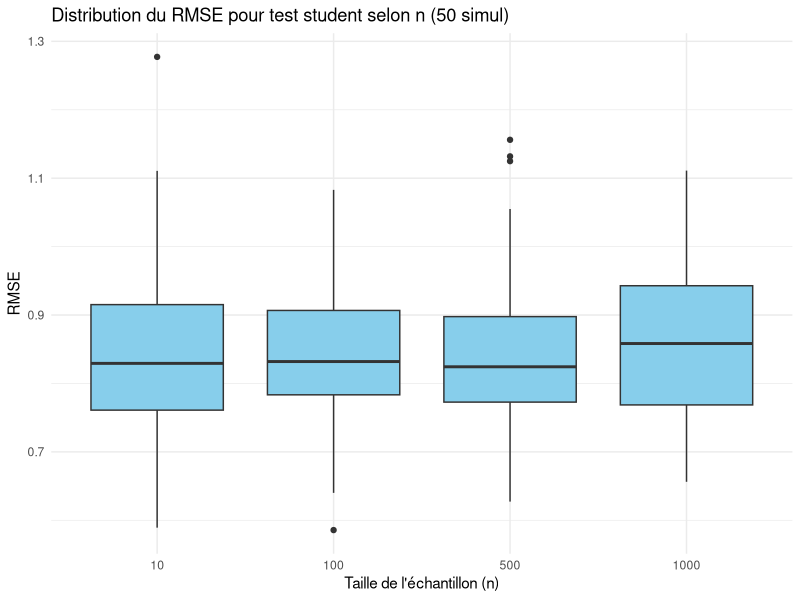
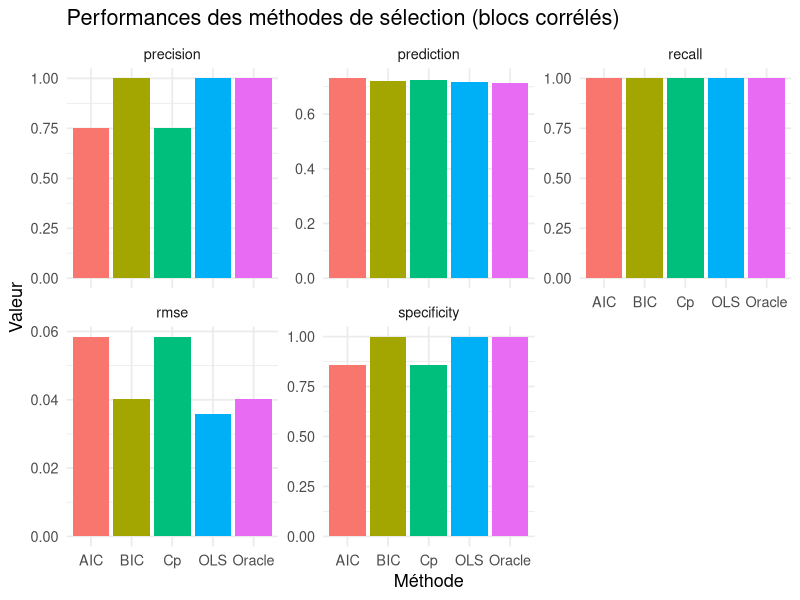

R code for these plots, in order:
## ---- chunk 1
knitr::opts_chunk$set(echo = TRUE, message = FALSE, warning = FALSE)
library(leaps)
library(MASS)
library(tibble)
library(ggplot2)
library(tidyr)
## ---- chunk 2
getBestSubsetCp <- function(X, y) {
  # Conversion en data frame si nécessaire
  data <- as.data.frame(cbind(y, X))
  colnames(data)[1] <- "y"
  
  # Recherche exhaustive avec regsubsets
  regfit <- regsubsets(y ~ ., data = data, nvmax = ncol(X), method = "exhaustive")
  
  # Récupération du résumé
  reg_summary <- summary(regfit)
  
  # Sélection du meilleur modèle selon Cp
  best_model_idx <- which.min(reg_summary$cp)
  
  # Variables sélectionnées
  selected_vars <- reg_summary$which[best_model_idx, -1]  # -1 pour enlever l'intercept
  
  # Estimation des coefficients pour le modèle sélectionné
  p <- ncol(X)
  beta <- rep(0, p)
  
  if (sum(selected_vars) > 0) {
    X_selected <- X[, selected_vars, drop = FALSE]
    model <- lm(y ~ X_selected)
    beta[selected_vars] <- coef(model)[-1]  # -1 pour enlever l'intercept
  }
  
  return(beta)
}
## ---- chunk 3
getStepwiseAIC <- function(X, y) {
  # Assurer que X a des noms de colonnes
  if (is.null(colnames(X))) {
    colnames(X) <- paste0("V", 1:ncol(X))
  }
  
  data <- as.data.frame(cbind(y, X))
  colnames(data)[1] <- "y"
  
  model_init <- lm(y ~ 1, data = data)
  model_full <- lm(y ~ ., data = data)
  
  model_step <- step(model_init, 
                     scope = list(lower = model_init, upper = model_full),
                     direction = "forward",
                     k = 2,
                     trace = 0)
  
  p <- ncol(X)
  beta <- rep(0, p + 1)
  names(beta) <- c("Intercept", colnames(X))
  
  coefs_all <- coef(model_step)
  beta[1] <- coefs_all[1]  # intercept
  
  if (length(coefs_all) > 1) {
    var_names <- names(coefs_all)[-1]
    var_indices <- match(var_names, colnames(X))
    beta[var_indices + 1] <- coefs_all[-1]
  }
  
  return(beta)
}
## ---- chunk 4
getStepwiseBIC <- function(X, y) {

  if (is.null(colnames(X))) {
    colnames(X) <- paste0("V", 1:ncol(X))
  }
  
  data <- as.data.frame(cbind(y, X))
  colnames(data)[1] <- "y"
  
  model_init <- lm(y ~ 1, data = data)
  model_full <- lm(y ~ ., data = data)
  
  n <- length(y)
  model_step <- step(model_init, 
                     scope = list(lower = model_init, upper = model_full),
                     direction = "backward",
                     k = log(n),
                     trace = 0)
  
  p <- ncol(X)
  beta <- rep(0, p + 1)
  names(beta) <- c("Intercept", colnames(X))
  
  coefs_all <- coef(model_step)
  beta[1] <- coefs_all[1]
  
  if (length(coefs_all) > 1) {
    var_names <- names(coefs_all)[-1]
    var_indices <- match(var_names, colnames(X))
    beta[var_indices + 1] <- coefs_all[-1]
  }
  
  return(beta)
}
## ---- chunk 5
getOLS <- function(X, y, alpha = 0.05) {
  # Moindres carrés ordinaires avec test de significativité
  # alpha : seuil de significativité (défaut 5%)
  
  # Assurer que X a des noms de colonnes
  if (is.null(colnames(X))) {
    colnames(X) <- paste0("V", 1:ncol(X))
  }
  
  model <- lm(y ~ X)
  model_summary <- summary(model)
  
  # Récupération des p-values
  p_values <- model_summary$coefficients[, "Pr(>|t|)"]
  
  # Initialisation de beta
  p <- ncol(X)
  beta <- rep(0, p + 1)
  names(beta) <- c("Intercept", colnames(X))
  
  # L'intercept est toujours gardé
  beta[1] <- coef(model)[1]
  
  # Garder seulement les coefficients significatifs
  for (i in 2:length(p_values)) {
    if (p_values[i] < alpha) {
      beta[i] <- coef(model)[i]
    }
  }
  
  return(beta)
}
## ---- chunk 6
getOracleOLS <- function(X, y, S_star) {
  # Moindres carrés oracle avec le vrai support S_star
  # S_star est un vecteur logique ou d'indices indiquant les vraies variables
  p <- ncol(X)
  beta <- rep(0, p)
  
  if (sum(S_star) > 0) {
    X_oracle <- X[, S_star, drop = FALSE]
    model <- lm(y ~ X_oracle)
    beta[S_star] <- coef(model)[-1]
  }
  
  return(beta)
}
## ---- chunk 7
generate.lm <- function(n.train, p, p0, sigma2, n.test = 10 * n.train) {
  # Génération des indices apprentissage / test
  n <- n.train + n.test
  train <- 1:n.train
  test <- (n.train + 1):n
  
  # Vrai vecteur de coefficients
  beta <- numeric(p)
  S.star <- sample(1:p, p0)  # vrai support S*
  beta[S.star] <- runif(p0, 1, 2) * sample(c(-1, 1), p0, replace = TRUE)
  
  # Génération des prédicteurs et du bruit
  X <- matrix(rnorm(n * p), n, p)
  noise <- rnorm(n, sd = sqrt(sigma2))
  
  # Génération des réponses
  y <- X %*% beta + noise
  
  list(
    y = y,
    X = X,
    beta = beta,
    sigma2 = sigma2,
    train = train,
    test = test,
    S.star = S.star
  )
}

## ---- chunk 8
set.seed(123)
data.sim <- generate.lm(n.train = 100, p = 10, p0 = 3, sigma2 = 0.5)

# Récupération des objets
X <- data.sim$X
y <- data.sim$y
beta_true <- data.sim$beta
S_star <- data.sim$S.star
train <- data.sim$train
test <- data.sim$test

# --- Application des différentes méthodes ---
beta_cp <- getBestSubsetCp(X[train, ], y[train])
beta_aic_step <- getStepwiseAIC(X[train, ], y[train])
beta_bic_step <- getStepwiseBIC(X[train, ], y[train])
beta_ols <- getOLS(X[train, ], y[train])
beta_oracle <- getOracleOLS(X[train, ], y[train], S_star)

# --- Affichage des résultats ---
cat("\nVrai beta:\n")
print(round(beta_true, 3))

cat("\nBest Subset (Cp):\n")
print(round(beta_cp, 3))

cat("\nStepwise AIC:\n")
print(round(beta_aic_step, 3))

cat("\nStepwise BIC:\n")
print(round(beta_bic_step, 3))

cat("\nOLS (complet):\n")
print(round(beta_ols, 3))

cat("\nOracle OLS:\n")
print(round(beta_oracle, 3))


library(tibble)
## ---- chunk 9
getPerformance <- function(X_test, y_test, beta, beta.star) {
  
  nzero <- which(beta != 0)
  zero  <- which(beta == 0)
  
  true.nzero <- which(beta.star != 0)
  true.zero  <- which(beta.star == 0)
  
  TP <- sum(nzero %in% true.nzero)
  TN <- sum(zero %in%  true.zero)
  FP <- sum(nzero %in% true.zero)
  FN <- sum(zero %in%  true.nzero)
  
  recall       <- TP / (TP + FN)       # sensibilité
  specificity  <- TN / (FP + TN)       # spécificité
  precision    <- TP / (TP + FP)       # précision
  
  recall[TP + FN == 0] <- NA
  specificity[TN + FP == 0] <- NA
  precision[TP + FP == 0] <- NA
  
  rmse <- sqrt(mean((beta - beta.star)^2, na.rm = TRUE))
  rerr <- sqrt(mean((y_test - X_test %*% beta)^2))
  
  res <- round(c(precision, recall, specificity, rmse, rerr), 4)
  res[is.nan(res)] <- 0
  names(res) <- c("precision", "recall", "specificity", "rmse", "prediction")
  return(res)
}

getPerformance(data.sim$X, data.sim$y, data.sim$beta, beta_cp)
getPerformance(data.sim$X, data.sim$y, data.sim$beta, unname(beta_aic_step[-1]))
getPerformance(data.sim$X, data.sim$y, data.sim$beta, unname(beta_bic_step[-1]))
getPerformance(data.sim$X, data.sim$y, data.sim$beta, unname(beta_ols[-1]))

## ---- chunk 10
set.seed(123)
p <- 10
n_values <- c(10, 100, 500, 1000)
n_sim <- 50
p0 <- 3      
sigma2 <- 0.5


rmse_list <- list()

for (n_train in n_values) {
  rmse_tmp <- numeric(n_sim)
  
  for (i in 1:n_sim) {
   
    data.sim <- generate.lm(n.train = n_train, p = p, p0 = p0, sigma2 = sigma2)
    X <- data.sim$X
    y <- data.sim$y
    beta_true <- data.sim$beta
    train <- data.sim$train
    

    beta_est <- getStepwiseBIC(X[train, ], y[train])
    

    perf <- getPerformance(X, y, beta_true, beta_est)
    rmse_tmp[i] <- perf["rmse"]
  }
  
  rmse_list[[as.character(n_train)]] <- rmse_tmp
}


rmse_df <- do.call(rbind,
                   lapply(names(rmse_list), function(n_train) {
                     data.frame(n_train = as.factor(n_train),
                                rmse = rmse_list[[n_train]])
                   }))
## ---- chunk 11
ggplot(rmse_df, aes(x = n_train, y = rmse)) +
  geom_boxplot(fill = "skyblue") +
  labs(x = "Taille de l'échantillon (n)", y = "RMSE", 
       title = "Distribution du RMSE pour test student selon n (50 simul)") +
  theme_minimal()
## ---- chunk 12
split_p_in_K_blocks <- function(p, K) {
  sizes <- rep(floor(p / K), K)
  remainder <- p %% K
  if (remainder > 0) sizes[1:remainder] <- sizes[1:remainder] + 1
  idx <- vector("list", K); start <- 1
  for (k in seq_len(K)) {
    end <- start + sizes[k] - 1
    idx[[k]] <- seq.int(start, end)
    start <- end + 1
  }
  list(idxs = idx, sizes = sizes)
}

equicorr_matrix <- function(m, rho) {
  if (m == 1) return(matrix(1, 1, 1))
  M <- matrix(rho, nrow = m, ncol = m); diag(M) <- 1
  M
}

clip_rho_for_block <- function(m, rho, eps = 1e-10) {
  if (m <= 1) return(rho)
  lower <- -1 / (m - 1) + eps
  upper <- 1 - eps
  min(max(rho, lower), upper)
}

gen_block_X <- function(n, m, rho_active) {
  rho_safe <- clip_rho_for_block(m, rho_active)
  Sigma_block <- equicorr_matrix(m, rho_safe)
  R <- chol(Sigma_block + 1e-12 * diag(m))
  Z <- matrix(rnorm(n * m), nrow = n, ncol = m)
  X_block <- Z %*% R
  list(X_block = X_block, Sigma_block = Sigma_block)
}

.generate_once_bloc <- function(n, p, K0, sigma2, rho, K,
                                active_idx = NULL, s_per_block = 1, beta_val = 1) {
  rho_vec <- if (length(rho) == 1) rep(rho, K) else rho
  if (is.null(active_idx)) active_idx <- if (K0 > 0) seq_len(K0)
  
  parts <- split_p_in_K_blocks(p, K)
  idx_blocks <- parts$idxs
  
  X <- matrix(NA, nrow = n, ncol = p)
  Sigma_X <- matrix(0, nrow = p, ncol = p)
  
  for (k in seq_len(K)) {
    cols <- idx_blocks[[k]]
    m <- length(cols)
    rho_k <- if (k %in% active_idx) rho_vec[k] else 0
    gb <- gen_block_X(n, m, rho_k)
    X[, cols] <- gb$X_block
    Sigma_X[cols, cols] <- gb$Sigma_block
  }
  
  beta <- rep(0, p)
  if (K0 > 0) {
    for (k in active_idx) {
      cols <- idx_blocks[[k]]
      s_use <- min(s_per_block, length(cols))
      beta[cols[seq_len(s_use)]] <- beta_val
    }
  }
  
  eps <- rnorm(n, mean = 0, sd = sqrt(sigma2))
  y <- as.numeric(X %*% beta + eps)
  list(X = X, y = y, beta = beta, Sigma = Sigma_X,
       blocks = idx_blocks, active_blocks = active_idx)
}

generate.lm.bloc <- function(n.train, p, K0, sigma2, rho, K,
                             n.test = 10 * n.train,
                             seed = NULL,
                             s_per_block = 1,
                             beta_val = 1) {
  if (!is.null(seed)) set.seed(seed)
  train <- .generate_once_bloc(n = n.train, p = p, K0 = K0,
                               sigma2 = sigma2, rho = rho, K = K,
                               s_per_block = s_per_block, beta_val = beta_val)
  test <- .generate_once_bloc(n = n.test, p = p, K0 = K0,
                              sigma2 = sigma2, rho = rho, K = K,
                              active_idx = train$active_blocks,
                              s_per_block = s_per_block, beta_val = beta_val)
  test$beta <- train$beta
  list(train = train, test = test, beta = train$beta)
}

# --- Simulation ---
set.seed(123)
data.sim <- generate.lm.bloc(n.train = 100, p = 10, K0 = 3, sigma2 = 0.5, rho = 0.6, K = 10)
Xtr <- data.sim$train$X; ytr <- as.numeric(data.sim$train$y)
Xte <- data.sim$test$X;  yte <- as.numeric(data.sim$test$y)
beta_true <- data.sim$beta
S_star    <- which(beta_true != 0)
## ---- chunk 13

getBestSubsetCp <- function(X, y) {
  if (is.null(colnames(X))) colnames(X) <- paste0("V", 1:ncol(X))
  data <- data.frame(y = as.numeric(y), X)
  regfit <- leaps::regsubsets(y ~ ., data = data, nvmax = ncol(X), method = "exhaustive")
  reg_summary <- summary(regfit)
  best_model_idx <- which.min(reg_summary$cp)
  selected_vars <- reg_summary$which[best_model_idx, -1]  
  p <- ncol(X); beta <- rep(0, p)
  if (sum(selected_vars) > 0) {
    X_selected <- X[, selected_vars, drop = FALSE]
    df_sel <- data.frame(y = as.numeric(y), X_selected)
    fit <- lm(y ~ ., data = df_sel)
    beta[selected_vars] <- coef(fit)[-1]
  }
  beta
}


getStepwiseAIC <- function(X, y) {
  if (is.null(colnames(X))) colnames(X) <- paste0("V", 1:ncol(X))
  data <- data.frame(y = as.numeric(y), X)
  model_init <- lm(y ~ 1, data = data)
  model_full <- lm(y ~ ., data = data)
  model_step <- step(model_init,
                     scope = list(lower = model_init, upper = model_full),
                     direction = "forward",
                     k = 2, trace = 0)
  coef(model_step) 
}


getStepwiseBIC <- function(X, y) {
  if (is.null(colnames(X))) colnames(X) <- paste0("V", 1:ncol(X))
  data <- data.frame(y = as.numeric(y), X)
  model_init <- lm(y ~ 1, data = data)
  model_full <- lm(y ~ ., data = data)
  n <- length(y)
  model_step <- step(model_full,
                     scope = list(lower = model_init, upper = model_full),
                     direction = "backward",
                     k = log(n), trace = 0)
  coef(model_step)  
}


getOLS <- function(X, y, alpha = 0.05) {
  if (is.null(colnames(X))) colnames(X) <- paste0("V", 1:ncol(X))
  data <- data.frame(y = as.numeric(y), X)
  fit  <- lm(y ~ ., data = data)
  summ <- summary(fit)
  pvals <- summ$coefficients[, "Pr(>|t|)"]
  beta  <- rep(0, ncol(X) + 1)
  names(beta) <- c("Intercept", colnames(X))
  beta[1] <- coef(fit)[1]
  if (length(pvals) > 1) {
    keep <- which(pvals[-1] < alpha)
    if (length(keep) > 0) beta[keep + 1] <- coef(fit)[-1][keep]
  }
  beta 
}

getOracleOLS <- function(X, y, S_star) {
  p <- ncol(X); beta <- rep(0, p)
  if (length(S_star) > 0) {
    X_oracle <- X[, S_star, drop = FALSE]
    fit <- lm(y ~ X_oracle)
    beta[S_star] <- coef(fit)[-1]
  }
  beta
}


split_intercept <- function(beta_with_intercept) {
  list(
    intercept = as.numeric(beta_with_intercept[1]),
    beta      = beta_with_intercept[-1]
  )
}


align_beta_to_X <- function(beta_named, X) {
  p <- ncol(X)
  out <- numeric(p)
  cn <- colnames(X)
  if (is.null(cn)) cn <- paste0("V", seq_len(p))
  colnames(X) <- cn
  idx <- match(names(beta_named), cn)
  keep <- !is.na(idx)
  if (any(keep)) out[idx[keep]] <- as.numeric(beta_named[keep])
  out
}


getPerformance <- function(X_test, y_test,
                           beta_hat, beta_true,
                           intercept = 0, tol = 1e-12) {
  if (ncol(X_test) != length(beta_hat))
    stop("Dimensions incompatibles.")
  if (length(beta_true) != length(beta_hat))
    stop("beta_true et beta_hat doivent avoir la même longueur.")
  sel <- which(abs(beta_hat)  > tol)
  tru <- which(abs(beta_true) > tol)
  TP <- length(intersect(sel, tru))
  FP <- length(setdiff(sel, tru))
  FN <- length(setdiff(tru, sel))
  TN <- length(beta_true) - TP - FP - FN
  precision   <- if ((TP + FP) == 0) NA_real_ else TP / (TP + FP)
  recall      <- if ((TP + FN) == 0) NA_real_ else TP / (TP + FN)
  specificity <- if ((TN + FP) == 0) NA_real_ else TN / (TN + FP)
  rmse_coef <- sqrt(mean((beta_hat - beta_true)^2, na.rm = TRUE))
  yhat <- as.numeric(intercept + X_test %*% beta_hat)
  rmse_pred <- sqrt(mean((y_test - yhat)^2))
  round(c(precision = precision, recall = recall, specificity = specificity,
          rmse = rmse_coef, prediction = rmse_pred), 4)
}
## ---- chunk 14



beta_cp       <- getBestSubsetCp(Xtr, ytr)           
beta_aic_step <- getStepwiseAIC(Xtr, ytr)           
beta_bic_step <- getStepwiseBIC(Xtr, ytr)            
beta_ols      <- getOLS(Xtr, ytr)                   
beta_oracle   <- getOracleOLS(Xtr, ytr, S_star) 


ai <- split_intercept(beta_aic_step)
bi <- split_intercept(beta_bic_step)
oi <- split_intercept(beta_ols)


beta_ai_aligned <- align_beta_to_X(ai$beta, Xtr)
beta_bi_aligned <- align_beta_to_X(bi$beta, Xtr)
beta_oi_aligned <- align_beta_to_X(oi$beta, Xtr)  


perf_df <- data.frame(
  method = c("Cp", "AIC", "BIC", "OLS", "Oracle"),
  rbind(
    getPerformance(Xte, yte, beta_cp,         beta_true, 0),
    getPerformance(Xte, yte, beta_ai_aligned, beta_true, ai$intercept),
    getPerformance(Xte, yte, beta_bi_aligned, beta_true, bi$intercept),
    getPerformance(Xte, yte, beta_oi_aligned, beta_true, oi$intercept),
    getPerformance(Xte, yte, beta_oracle,     beta_true, 0)
  ),
  row.names = NULL
)
perf_df
## ---- chunk 15
perf_long <- tidyr::pivot_longer(perf_df, cols = -method,
                                 names_to = "metric", values_to = "value")

ggplot(perf_long, aes(x = method, y = value, fill = method)) +
  geom_col(show.legend = FALSE) +
  facet_wrap(~metric, scales = "free_y") +
  theme_minimal(base_size = 13) +
  labs(title = "Performances des méthodes de sélection (blocs corrélés)",
       y = "Valeur", x = "Méthode")
